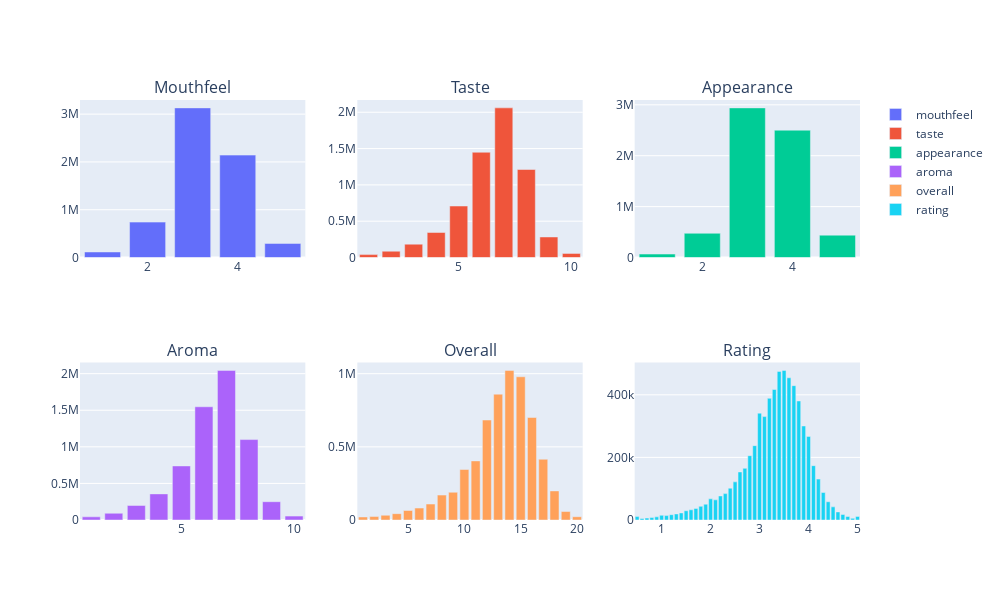

Write notebook code for a chart like this one.
### Markdown cell above
## Global ratings analysis
In this section we are going to analyze the preferences of the users of the platform in a general way.
### General study of the distribution of the ratings
First of all we are going to study how the grades are distributed in the different categories. This will help us understand if there are specific bias towards some categories and whether the users are more or less demanding in some categories.

### Code cell
# Include all the code needed for the global ratings analysis
from src.processing import global_pres as gp
global_pres = gp.Global(df_beers, df_breweries, df_users, df_ratings_no_text, save_folder=SAVING_FOLDER)

# Display the ratings distribution
global_pres.display_ratings_distribution()

### Figure 1 — Plotly figure (JSON) as saved in the notebook; plotly's stock layout.template omitted (floating-point values rounded to 4 significant figures)
{"data": [{"name": "mouthfeel", "type": "bar", "x": [1, 2, 3, 4, 5], "xaxis": "x", "y": [115535, 740475, 3131257, 2142766, 294351], "yaxis": "y"}, {"name": "taste", "type": "bar", "x": [1, 2, 3, 4, 5, 6, 7, 8, 9, 10], "xaxis": "x2", "y": [39913, 86739, 183735, 344658, 708675, 1449141, 2060325, 1211745, 282713, 56740], "yaxis": "y2"}, {"name": "appearance", "type": "bar", "x": [1, 2, 3, 4, 5], "xaxis": "x3", "y": [67467, 476021, 2940001, 2501728, 439167], "yaxis": "y3"}, {"name": "aroma", "type": "bar", "x": [1, 2, 3, 4, 5, 6, 7, 8, 9, 10], "xaxis": "x4", "y": [43246, 92102, 198632, 356868, 738839, 1547333, 2044715, 1099163, 250122, 53364], "yaxis": "y4"}, {"name": "overall", "type": "bar", "x": [1, 2, 3, 4, 5, 6, 7, 8, 9, 10, 11, 12, 13, 14, 15, 16, 17, 18, 19, 20], "xaxis": "x5", "y": [20656, 23609, 32402, 43326, 65066, 81612, 109060, 170269, 189558, 345299, 403866, 683294, 860013, 1022577, 978837, 700742, 415106, 198759, 57977, 22356], "yaxis": "y5"}, {"name": "rating", "type": "bar", "x": [0.5, 0.6, 0.7, 0.8, 0.9, 1, 1.1, 1.2, 1.3, 1.4, 1.5, 1.6, 1.7, 1.8, 1.9, 2, 2.1, 2.2, 2.3, 2.4, 2.5, 2.6, 2.7, 2.8, 2.9, 3, 3.1, 3.2, 3.3, 3.4, 3.5, 3.6, 3.7, 3.8, 3.9, 4, 4.1, 4.2, 4.3, 4.4, 4.5, 4.6, 4.7, 4.8, 4.9, 5], "xaxis": "x6", "y": [10963, 4755, 6148, 7851, 10031, 15084, 14089, 16937, 19402, 22676, 29536, 32600, 36997, 43761, 50531, 67499, 64335, 76815, 84280, 101646, 121820, 153526, 165021, 205533, 237569, 341292, 330375, 388782, 416881, 474650, 478004, 454300, 429196, 380228, 300384, 267012, 173588, 130673, 87862, 58295, 41979, 25813, 17714, 11265, 5253, 11433], "yaxis": "y6"}], "layout": {"annotations": [{"font": {"size": 16}, "showarrow": false, "text": "Mouthfeel", "x": 0.1444, "xanchor": "center", "xref": "paper", "y": 1, "yanchor": "bottom", "yref": "paper"}, {"font": {"size": 16}, "showarrow": false, "text": "Taste", "x": 0.5, "xanchor": "center", "xref": "paper", "y": 1, "yanchor": "bottom", "yref": "paper"}, {"font": {"size": 16}, "showarrow": false, "text": "Appearance", "x": 0.8556, "xanchor": "center", "xref": "paper", "y": 1, "yanchor": "bottom", "yref": "paper"}, {"font": {"size": 16}, "showarrow": false, "text": "Aroma", "x": 0.1444, "xanchor": "center", "xref": "paper", "y": 0.375, "yanchor": "bottom", "yref": "paper"}, {"font": {"size": 16}, "showarrow": false, "text": "Overall", "x": 0.5, "xanchor": "center", "xref": "paper", "y": 0.375, "yanchor": "bottom", "yref": "paper"}, {"font": {"size": 16}, "showarrow": false, "text": "Rating", "x": 0.8556, "xanchor": "center", "xref": "paper", "y": 0.375, "yanchor": "bottom", "yref": "paper"}], "height": 600, "width": 1000, "xaxis": {"anchor": "y", "domain": [0, 0.2889]}, "xaxis2": {"anchor": "y2", "domain": [0.3556, 0.6444]}, "xaxis3": {"anchor": "y3", "domain": [0.7111, 1]}, "xaxis4": {"anchor": "y4", "domain": [0, 0.2889]}, "xaxis5": {"anchor": "y5", "domain": [0.3556, 0.6444]}, "xaxis6": {"anchor": "y6", "domain": [0.7111, 1]}, "yaxis": {"anchor": "x", "domain": [0.625, 1]}, "yaxis2": {"anchor": "x2", "domain": [0.625, 1]}, "yaxis3": {"anchor": "x3", "domain": [0.625, 1]}, "yaxis4": {"anchor": "x4", "domain": [0, 0.375]}, "yaxis5": {"anchor": "x5", "domain": [0, 0.375]}, "yaxis6": {"anchor": "x6", "domain": [0, 0.375]}}}
